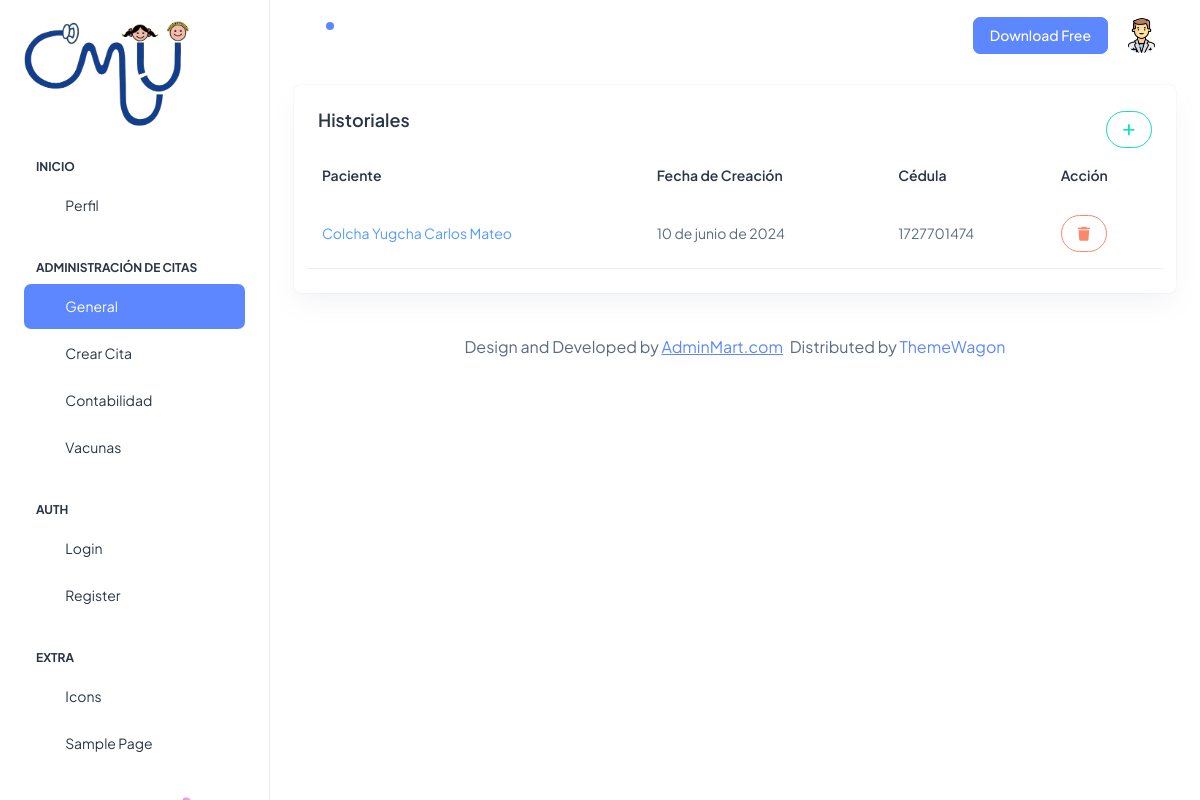
The app's page /historiales/doc_inicio/ (signed in), older data.
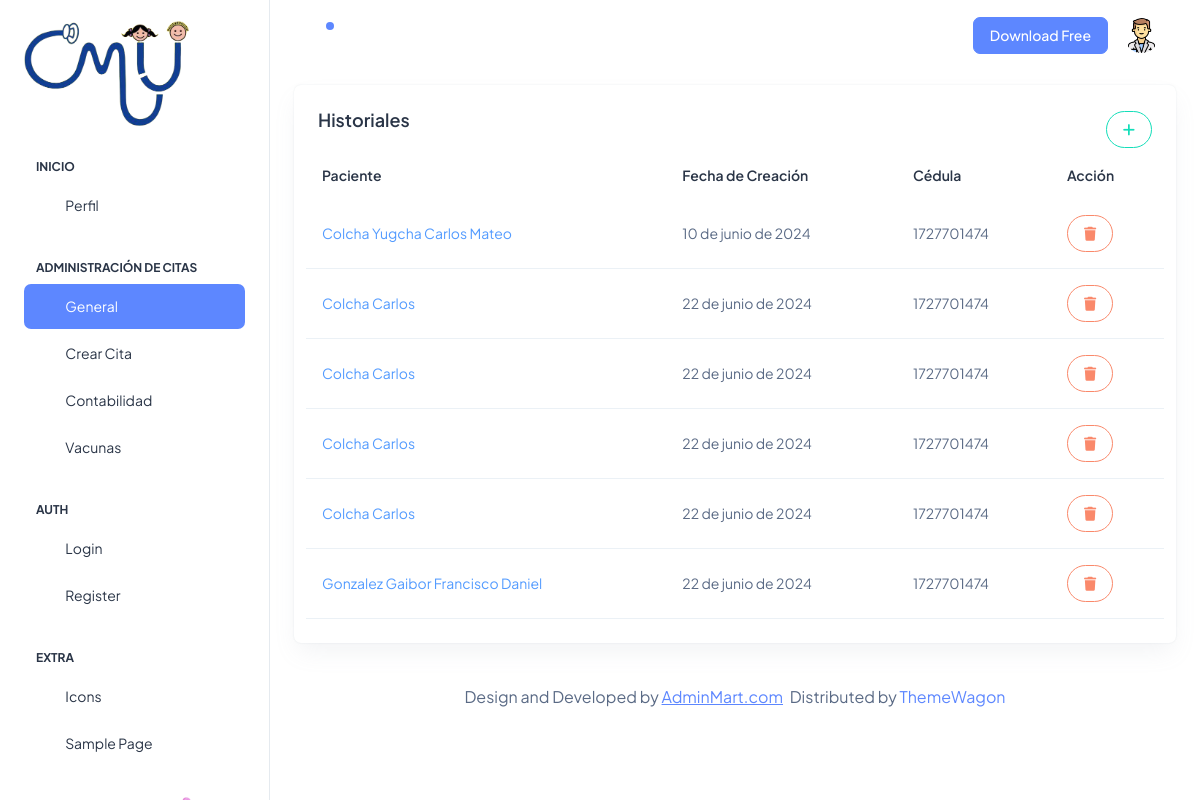
The same page, newer data.
### Aplicaciones/Historiales/models.py (models this page shows, shortened)
class Patient(models.Model):
    idPat=models.AutoField(primary_key=True)
    creation=models.DateField(default=datetime.date.today)
    lastnPat=models.CharField(max_length=150)
    namePat=models.CharField(max_length=150)
    pldatePat=models.TextField()
    birthPat=models.DateField()
    fagePat=models.CharField(max_length=150)
    natiPat=models.CharField(max_length=150)
    placePat=models.TextField(max_length=150)
    ciPat=models.CharField(max_length=10)
    genPat=models.ForeignKey(Gender, on_delete=models.PROTECT)
    mom=models.ForeignKey(MadreCita, null=True, blank=True, on_delete=models.PROTECT)
    dad=models.ForeignKey(PadreCita, null=True, blank=True, on_delete=models.PROTECT)
    tf_casa=models.CharField(null=True, blank=True, max_length=10)
    cell=models.CharField(null=True, blank=True, max_length=10)
    tf_tra=models.CharField(null=True, blank=True, max_length=10)

### Aplicaciones/Historiales/views.py (the view)
# urls.py: path('doc_inicio/', views.doc_inicio, name='doc_inicio'),
@login_required
@custom_login_required
def doc_inicio (request):
    histobdd=Patient.objects.all()
    return render(request,'general/doc_inicio.html',{'historiales':histobdd})

### Aplicaciones/Historiales/templates/general/doc_inicio.html
{% extends 'doc_plantilla.html' %}
{% block doc_contenido %}
<div class="col-lg-12">
  <div class="row">
    <div class="col-lg-12">
      <div class="card overflow-hidden">
        <div class="card-body p-4">
          <div class="d-flex justify-content-between align-items-center">
            <h5 class="card-title mb-9 fw-semibold">Historiales</h5>
            <a href="{% url 'new_patient' %}" class="btn btn-outline-success rounded-pill" title="Crear Historial">
              <i class="fa fa-add"></i>
            </a>
          </div>
          <div class="row align-items-center">
            <table id="tbl_horarios" class="table text-nowrap mb-0 align-middle">
              <thead class="text-dark fs-4">
                <tr>
                  <th class="border-bottom-0">
                    <h6 class="fw-semibold mb-0">Paciente</h6>
                  </th>
                  <th class="border-bottom-0">
                    <h6 class="fw-semibold mb-0">Fecha de Creación</h6>
                  </th>
                  <th class="border-bottom-0">
                    <h6 class="fw-semibold mb-0">Cédula</h6>
                  </th>
                  <th class="border-bottom-0">
                    <h6 class="fw-semibold mb-0">Acción</h6>
                  </th>
                </tr>
              </thead>
              <tbody>
                {% for histo in historiales %}
                  <tr>
                    <td>
                      <a href="{% url 'doc_patient' histo.idPat %}"><span class="text-info">{{histo.lastnPat}} {{histo.namePat}}</span></a>
                    </td>
                    <td>{{histo.creation}}</td>
                    <td>{{histo.ciPat}}</td>
                    <td>
                        <a href="javascript:void(0)" onclick="delete_adci('/delete_adci/{{ cita.id }}');" class="btn btn-outline-danger rounded-pill"><i class="fa fa-trash"></i></a>
                    </td>
                  </tr>
                  {% endfor %}
              </tbody>
            </table>
          </div>
        </div>
      </div>
    </div>
  </div>
</div>
{% endblock %}

### Aplicaciones/Historiales/templates/doc_plantilla.html (shortened to what this page needs)
<!doctype html>
{% load static %}
<html lang="es">
<head>
  <link rel="stylesheet" href="{% static 'css/styles.min.css' %}" />
  <link rel="stylesheet" href="{% static 'css/estilo_validacion.css' %}" />
    <link rel="stylesheet" href="https://cdnjs.cloudflare.com/ajax/libs/font-awesome/6.5.1/css/all.min.css" />
    <link rel="stylesheet" href="https://cdnjs.cloudflare.com/ajax/libs/izitoast/1.4.0/css/iziToast.css" />
</head>
<body>
  <div class="page-wrapper" id="main-wrapper" data-layout="vertical" data-navbarbg="skin6" data-sidebartype="full"
    data-sidebar-position="fixed" data-header-position="fixed">
    <aside class="left-sidebar">
      <div>
        <br>
        <div class="brand-logo d-flex align-items-center justify-content-between">
          <a href="{% url 'doc_inicio' %}" class="text-nowrap logo-img">
            <img src="{% static 'images/logo.png' %}" width="165" alt="" />
          </a>
        </div>
        <nav class="sidebar-nav scroll-sidebar" data-simplebar="">
          <ul id="sidebarnav">
            <li class="nav-small-cap">
              <span class="hide-menu">Inicio</span>
            </li>
            <li class="sidebar-item">
              <a class="sidebar-link" href="/adci_perfil/" aria-expanded="false">
                <span>
                  <i class="ti ti-layout-dashboard"></i>
                </span>
                <span class="hide-menu">Perfil</span>
              </a>
            </li>
            <li class="nav-small-cap">
              <span class="hide-menu">Administración de Citas</span>
            </li>
            <li class="sidebar-item">
              <a class="sidebar-link" href="{% url 'doc_inicio' %}" aria-expanded="false">
                <span>
                  <i class="ti ti-article"></i>
                </span>
                <span class="hide-menu">General</span>
              </a>
            </li>
            <li class="sidebar-item">
              <a class="sidebar-link" href="/adci_fechacitas/" aria-expanded="false">
                <span>
                  <i class="ti ti-cards"></i>
                </span>
                <span class="hide-menu">Crear Cita</span>
              </a>
            </li>
            <li class="sidebar-item">
              <a class="sidebar-link" href="/adci_inicio/cont_inicio/" aria-expanded="false">
                <span>
                  <i class="ti ti-file-description"></i>
                </span>
                <span class="hide-menu">Contabilidad</span>
              </a>
            </li>
            <li class="sidebar-item">
              <a class="sidebar-link" href="#" aria-expanded="false">
                <span>
                  <i class="ti ti-typography"></i>
                </span>
                <span class="hide-menu">Vacunas</span>
              </a>
            </li>
            <li class="nav-small-cap">
              <span class="hide-menu">AUTH</span>
            </li>
            <li class="sidebar-item">
              <a class="sidebar-link" href="./authentication-login.html" aria-expanded="false">
                <span>
                  <i class="ti ti-login"></i>
                </span>
                <span class="hide-menu">Login</span>
              </a>
            </li>
            <li class="sidebar-item">
              <a class="sidebar-link" href="./authentication-register.html" aria-expanded="false">
                <span>
                  <i class="ti ti-user-plus"></i>
                </span>
                <span class="hide-menu">Register</span>
              </a>
            </li>
            <li class="nav-small-cap">
              <span class="hide-menu">EXTRA</span>
            </li>
            <li class="sidebar-item">
              <a class="sidebar-link" href="./icon-tabler.html" aria-expanded="false">
                <span>
                  <i class="ti ti-mood-happy"></i>
                </span>
                <span class="hide-menu">Icons</span>
              </a>
            </li>
            <li class="sidebar-item">
              <a class="sidebar-link" href="./sample-page.html" aria-expanded="false">
                <span>
                  <i class="ti ti-aperture"></i>
                </span>
                <span class="hide-menu">Sample Page</span>
              </a>
            </li>
          </ul>
        </nav>
      </div>
    </aside>
    <div class="body-wrapper">
      <header class="app-header">
        <nav class="navbar navbar-expand-lg navbar-light">
          <ul class="navbar-nav">
            <li class="nav-item">
              <a class="nav-link nav-icon-hover" href="javascript:void(0)">
                <i class="ti ti-bell-ringing"></i>
                <div class="notification bg-primary rounded-circle"></div>
              </a>
            </li>
          </ul>
          <div class="navbar-collapse justify-content-end px-0" id="navbarNav">
            <ul class="navbar-nav flex-row ms-auto align-items-center justify-content-end">
              <li class="nav-item">
                <a href="https://adminmart.com/product/modernize-free-bootstrap-admin-dashboard/" target="_blank" class="btn btn-primary">Download Free</a>
              </li>
              <li class="nav-item dropdown">
                <a class="nav-link nav-icon-hover" href="javascript:void(0)" id="drop2" data-bs-toggle="dropdown"
                  aria-expanded="false">
                  <img src="{% static 'images/profile/doctor.png' %}" alt="" width="35" height="35" class="rounded-circle">
                </a>
              </li>
            </ul>
          </div>
        </nav>
      </header>
      <div class="container-fluid">
        <div class="row">
          {% block doc_contenido %}
            {% endblock %}
        <div class="py-6 px-6 text-center">
          <p class="mb-0 fs-4">Design and Developed by <a href="https://adminmart.com/" target="_blank" class="pe-1 text-primary text-decoration-underline">AdminMart.com</a> Distributed by <a href="https://themewagon.com">ThemeWagon</a></p>
        </div>
      </div>
    </div>
  </div>
</body>
</html>

Row changes from the older to the newer data that the page shows:
added Patient: lastnPat "Colcha", namePat "Carlos", creation "22 de junio de 2024", ciPat "1727701474"
added Patient: lastnPat "Colcha", namePat "Carlos", creation "22 de junio de 2024", ciPat "1727701474"
added Patient: lastnPat "Colcha", namePat "Carlos", creation "22 de junio de 2024", ciPat "1727701474"
added Patient: lastnPat "Colcha", namePat "Carlos", creation "22 de junio de 2024", ciPat "1727701474"
added Patient: lastnPat "Gonzalez Gaibor", namePat "Francisco Daniel", creation "22 de junio de 2024", ciPat "1727701474"
